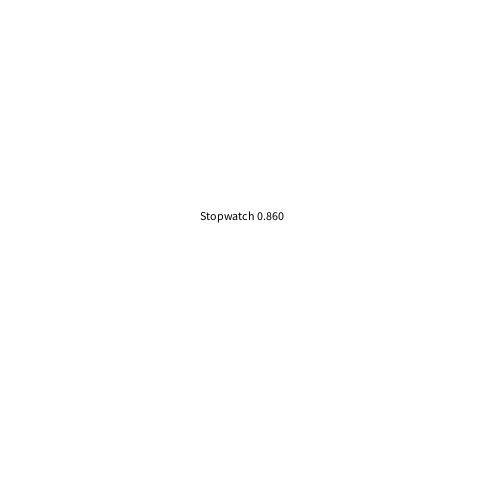
Frame 1 (no input)
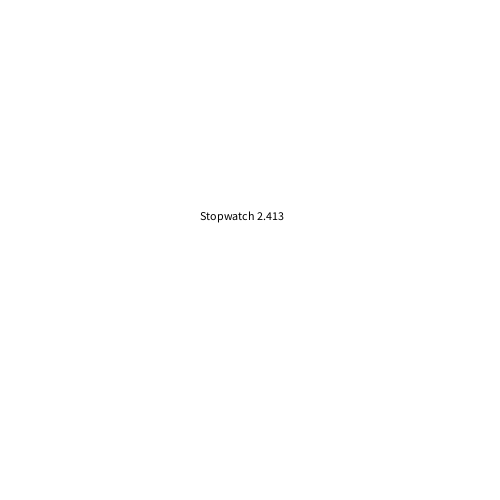
Frame 60 (the mouse pressed at the canvas centre just before this capture)
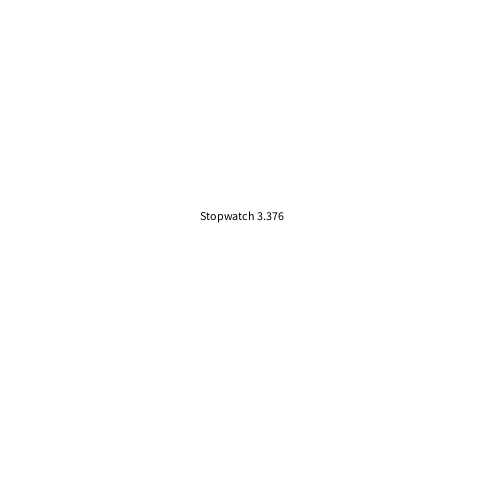
Frame 120 (the mouse held since frame 60 and released just before this capture)

The Processing sketch that drew these frames (run headless with seeded random() and noise(); from frame 60 on, the mouse is pressed at the canvas centre):

// Processing sketch: opdracht_12_4
// ── opdracht_12_4.pde
int seconden;
int leftAmount;
int millisLeft;
boolean racing = true;

void setup(){
  size(500,500);
}

void draw(){ 
  background(255,255,255);
  
  seconden = millis()/1000;
  leftAmount = 0 + seconden;
  millisLeft = 1000 - (millis()%1000);
  
  if(leftAmount <= 0){
    leftAmount = 0;
  }
  
  if(seconden >= 10){
    racing = false;
 
  }
   
  fill(0,0,0);
 
  text("Stopwatch " + leftAmount + "." + millisLeft, 200,220);
}
